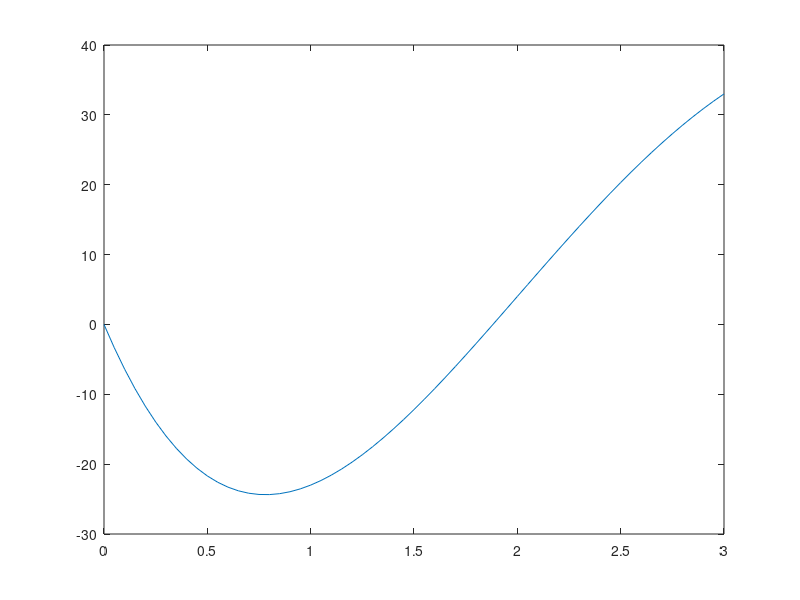
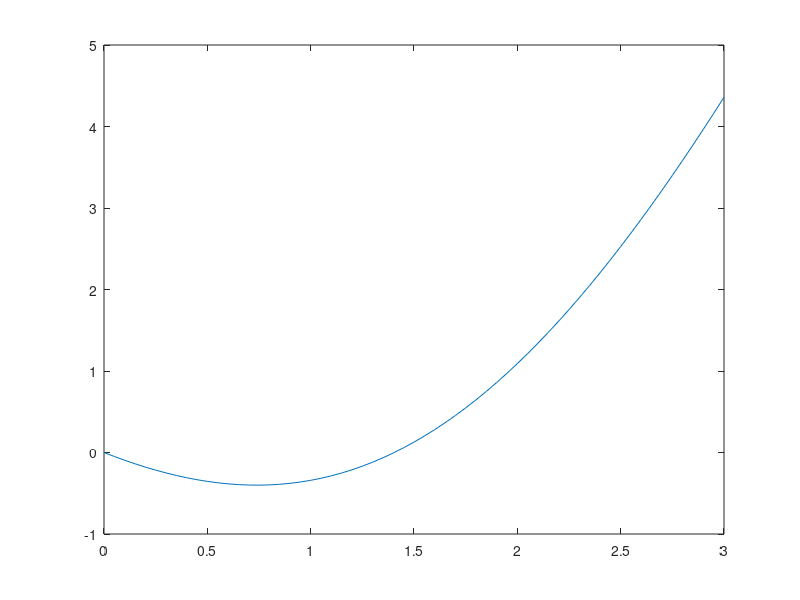
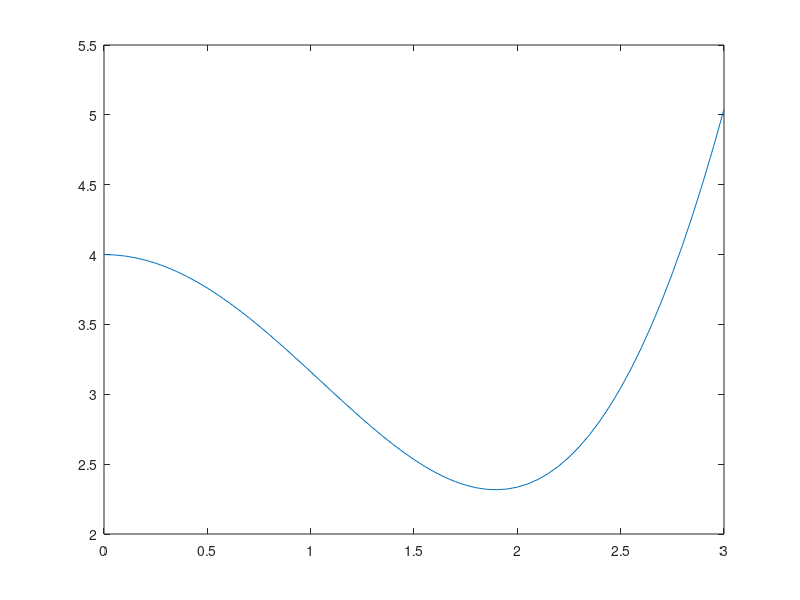
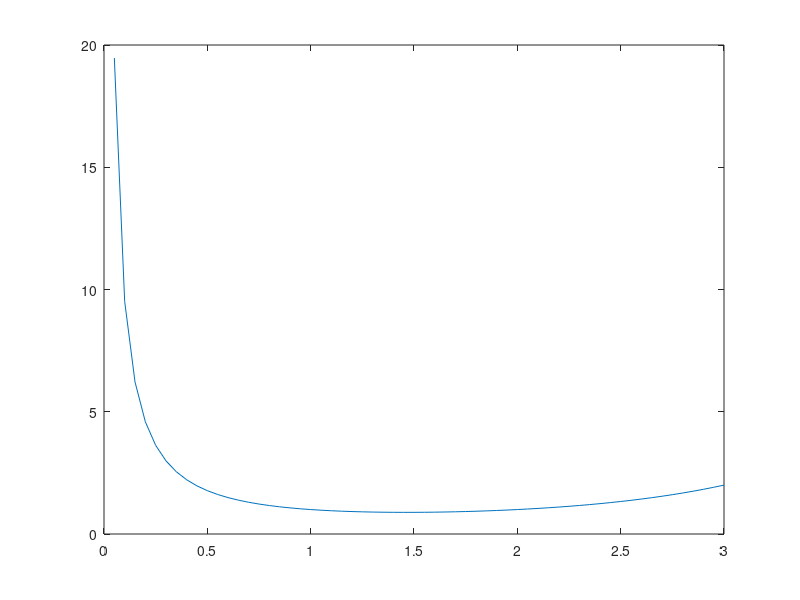

Write the MATLAB code that produced these figures, in order.
%% Numerical Analysis: Assignment 7
%  Ryan Dejesus
%  Daniel Gollahon
%  Ron Quan

%% Review 6.1
%  False.  [?]

%% Review 6.2
%  True. [p. 270]

%% Review 6.8
%  (a)
%      The two points evaluated are x = 0.618 and x = 0.382. [p. 271]
%
%  (b)
%      In order to make consistent progress in reducing the size of the
%      interval which contains the minimum, each new pair of points must
%      have the same relative positions. This is accomplished by having the
%      current interval set to t and 1-t, where t^2 = 1 - t. The solution
%      to this gives us t = 0.618 and 1-t = 0.382. [p. 271]

%% Review 6.9
%  The golden section search always converges. [p. 273] In this case, it
%  will converge to the minimum value in the interval which will be at one
%  end of the interval (this must occur by definition of a monotonic function)
%  --either x = a or x = b.

%% Review 6.10
%  (a)
%      We know the minimum must reside in the interval [a,x2]. [p. 271]
%  (b)
%      Since there is only one minimum, if f(x1) == f(x2) the minimum must lie
%      within [x1,x2] because if it were outside the interval the function
%      would not be unimodal. This is because the only way we can have x1 <
%      x2 and f(x1) == f(x2) is if we are dealing with a straight line or
%      if there is a dip or hump between x1 and x2. If the former is true,
%      the minimum is within the interval, if the latter is true we would
%      have a non-unimodal function which we've been told is not the case
%      already so we can rule that case out.

%% Review 6.14
%%
%

%%
% 
% Newton's method involves setting $$\nabla $$ f(x) = 0
% Since the equation is quadratic, $$\nabla $$ f(x)'s x terms will all be linear
% and linear equations can be solved in one step, Newton's method can find a
% minimum in one iteration. Solving the equation itself involves quadratic 
% terms and therefore cannot be immediately solved for, thus requiring multiple
% iterations. [p. 279]

%% Exercise 6.3


%% Exercise 6.4


%% Computer Problem 6.2


%% Computer Problem 6.3

%% 
%  (a)
fa = @(x) (x.^4 - 14*x.^3 + 60*x.^2 - 70*x);
a_min = fminbnd(fa,0,3)
figure(1)
plot(0:.05:3,fa(0:.05:3))

%%
%  (b)
fb = @(x) (0.5*x.^2 - sin(x));
b_min = fminbnd(fb,0,3)
figure(2)
plot(0:.05:3,fb(0:.05:3))

%%
%  (c)
fc = @(x) (x.^2 + 4*cos(x));
c_min = fminbnd(fc,0,3)
figure(3)
plot(0:.05:3,fc(0:.05:3))

%% 
%  (d)
fd = @(x) (gamma(x));
d_min = fminbnd(fd,0,3)
figure(4)
plot(0:.05:3,fd(0:.05:3))

%%
% The plots demonstrate that the functions are unimodal because there is only
% one possible minimum over the specified interval.